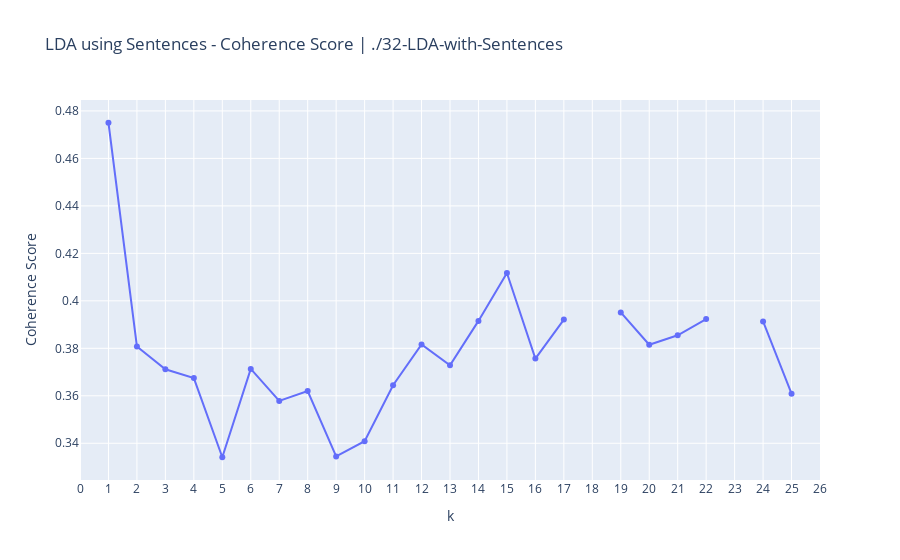

Here is the notebook cell this chart was saved with:
### Code cell
import plotly.express as px

fig_1 = px.line(
    coherence_scores_df,
    x="k",
    y="Coherence Score",
    title=f"LDA using Sentences - Coherence Score | {working_directory}\n",
)

# add markers for each point
fig_1.update_traces(mode="lines+markers")

# extend the limits of the x-axis from 0 to 16
fig_1.update_xaxes(range=[0, max_topics + 1])

# show all numbers on the x-axis
fig_1.update_layout(xaxis=dict(tickmode="linear"))

# write the graph to a file in the working directory
fig_1.write_html(f"{working_directory}/lda_using_sentences_coherence_scores_chart.html")

# show the plot
fig_1.show()

### Figure 1 — Plotly figure (JSON) as saved in the notebook; plotly's stock layout.template omitted (floating-point values rounded to 4 significant figures)
{"data": [{"hovertemplate": "k=%{x}<br>Coherence Score=%{y}<extra></extra>", "legendgroup": "", "line": {"color": "#636efa", "dash": "solid"}, "marker": {"symbol": "circle"}, "mode": "lines+markers", "name": "", "orientation": "v", "showlegend": false, "type": "scatter", "x": [1, 2, 3, 4, 5, 6, 7, 8, 9, 10, 11, 12, 13, 14, 15, 16, 17, 18, 19, 20, 21, 22, 23, 24, 25], "xaxis": "x", "y": [0.475, 0.3808, 0.3712, 0.3675, 0.3341, 0.3713, 0.3578, 0.362, 0.3345, 0.3409, 0.3644, 0.3816, 0.3729, 0.3916, 0.4117, 0.3757, 0.3921, null, 0.3951, 0.3815, 0.3855, 0.3923, null, 0.3913, 0.3609], "yaxis": "y"}], "layout": {"autosize": true, "legend": {"tracegroupgap": 0}, "title": {"text": "LDA using Sentences - Coherence Score | ./32-LDA-with-Sentences\n"}, "xaxis": {"anchor": "y", "domain": [0, 1], "range": [0, 26], "tickmode": "linear", "title": {"text": "k"}, "type": "linear"}, "yaxis": {"anchor": "x", "autorange": true, "domain": [0, 1], "range": [0.3225, 0.4866], "title": {"text": "Coherence Score"}, "type": "linear"}}}
